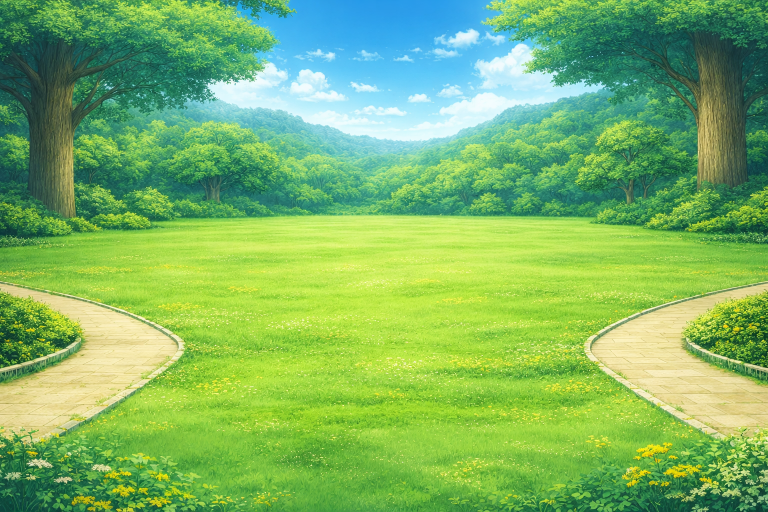
#> input picture tools/wsad/m2-tlo-bor.png, 1536 x 1024 px (shown at 1/2 size); its folder holds 5 pictures in this run
$ python miasto2_wczytaj.py
#> lines starting #> are read from the running program, lines starting #| are printed output that depends on the picture
#!/usr/bin/env python3
"""Wczytuje nowe miasto (`tools/PROMPTY-MIASTO-2.md`) do gry.

Nowe miasto ma osobne rysunki dla każdej krainy (`m2-<kraina>-<id>.png`
w `tools/wsad/`), więc nie idzie przez `frakcje_przemaluj.py` — to przemalowanie
dawało Grocie i Zboczu te same bryły co Borowi w innym odcieniu. Obróbka bryły
jest ta sama co w `wsad_wczytaj.py` (wycięcie tła, przycięcie, zmniejszenie
z wmnożoną alfą), wysokości też. Brakujący plik zostawia starą grafikę.

Idempotentny, jak reszta wczytywaczy.

    python3 tools/miasto2_wczytaj.py
"""

import numpy as np
from PIL import Image

from wsad_wczytaj import BUDYNKI, MIASTO, PAN_H, PAN_W, WSAD, dopasuj, wczytaj

KRAINY = ('bor', 'grota', 'zbocze')

#: Najszerszy płaski obiekt jako ułamek wysokości, którą ma w `BUDYNKI`.
SZER_PLASKICH = 0.9
#: Boisko sali stoi na samym przodzie w małej skali — przy 0.9 ginęło.
SZER_SALI = 1.35


def twardaAlfa(im: Image.Image) -> Image.Image:
    """Utwardza miękkie brzegi.

    Model maluje obrzeża rezerwatów mgiełką: półprzezroczyste liście i opary
    leżą na panoramie mleczną otoczką i to ona najbardziej zdradza naklejkę
    (krytyk wskazał ją jako usterkę numer jeden). Alfa poniżej progu znika,
    reszta rozciąga się do pełnej — zostaje wąski, gładki brzeg.
    """
    tab = np.asarray(im.convert('RGBA')).astype(np.float32)
    a = tab[:, :, 3] / 255.0
    tab[:, :, 3] = np.clip((a - 0.35) / 0.4, 0, 1) * 255
    return Image.fromarray(tab.astype(np.uint8), 'RGBA')


#: Pokémart rośnie piętrami jak gildia magów w Heroes 3: stopień II i III
#: to ten sam sklep z dostawionym piętrem (`m2-<f>-sklep2`, `-sklep3`,
#: PROMPTY-MIASTO-2 „Pokémart rośnie piętrami"). Bez nich — dawny rysunek
#: pierwszego stopnia, tylko większy. Wysokość w pliku: parter zostaje
#: mniej więcej tej samej szerokości, budynek rośnie w górę.
SKLEP = {'sklep1': 250, 'sklep2': 380, 'sklep3': 530}


def main() -> None:
    for f in KRAINY:
        if (WSAD / f'm2-{f}-sklep.png').exists():
            surowy = twardaAlfa(wczytaj(f'm2-{f}-sklep'))
            for nazwa, wys in SKLEP.items():
                pietro = f'm2-{f}-{nazwa}'
                zrodlo = twardaAlfa(wczytaj(pietro)) if (WSAD / f'{pietro}.png').exists() else surowy
                dopasuj(zrodlo, wys).save(MIASTO / f'{f}-{nazwa}.png')
            print(f'  {f}-sklep1..3.png')
        zrodlo = WSAD / f'm2-tlo-{f}.png'
        if zrodlo.exists():
            im = Image.open(zrodlo).convert('RGB')
#> im is the input picture: PIL image 1536x1024 RGB; mean R, G, B 124.3, 181.5, 99.7
            skala = PAN_W / im.width
#> skala = 0.625
            im = im.resize((PAN_W, round(im.height * skala)), Image.LANCZOS)
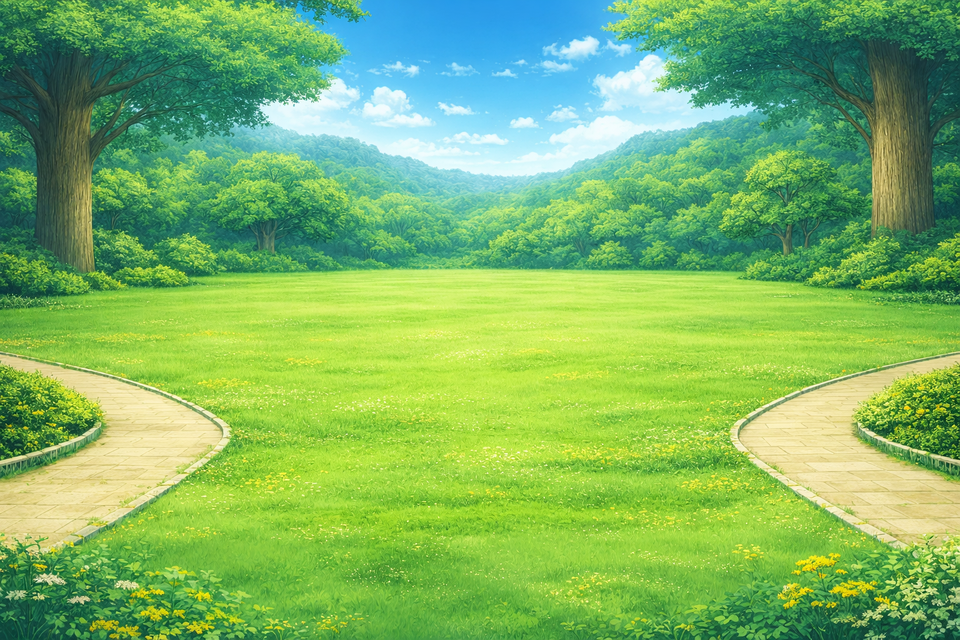
#> im: PIL image 960x640 RGB; mean R, G, B 124.3, 181.5, 99.7
            # Przycinamy z góry: niebo jest tam, gdzie i tak nic nie stoi.
            im = im.crop((0, im.height - PAN_H, PAN_W, im.height))
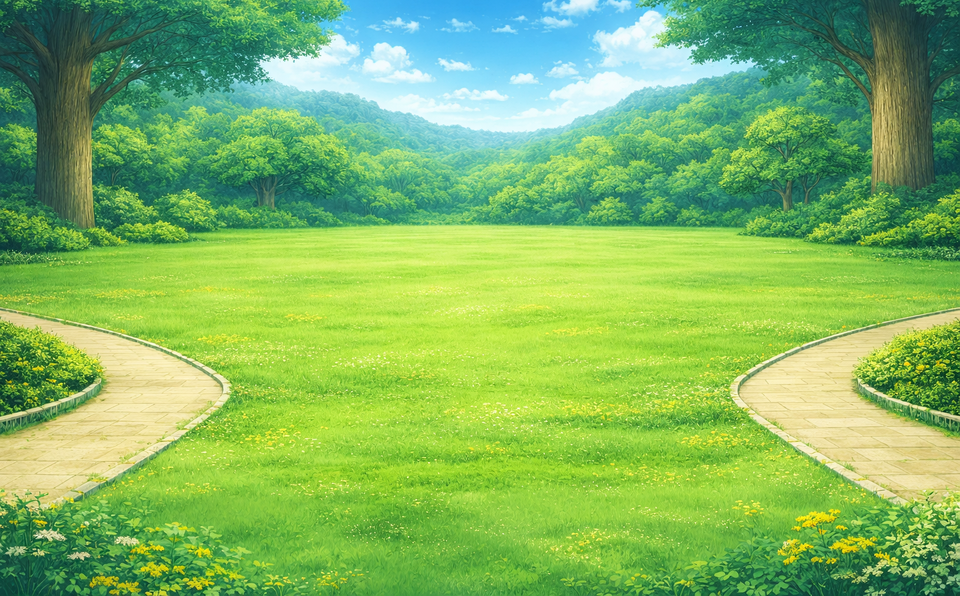
#> im: PIL image 960x596 RGB; mean R, G, B 127.9, 183.1, 97.3
            # JPG: panorama jest nieprzezroczysta (PNG ważył ~1 MB).
            im.save(MIASTO / f'tlo-{f}.jpg', quality=88, optimize=True, progressive=True)
            print(f'  tlo-{f}.jpg')
        for nazwa, wys in BUDYNKI.items():
            if not (WSAD / f'm2-{f}-{nazwa}.png').exists():
                continue
            surowy = wczytaj(f'm2-{f}-{nazwa}')
            # Rezerwaty, boisko i farma to szerokie, płaskie wysepki. Przy
            # wysokości starych brył wychodziły o połowę szersze od domów
            # i nachodziły na sąsiadów — dla nich pilnujemy też szerokości.
            if not nazwa.startswith(('ratusz', 'fort', 'centrum')):
                szer = SZER_SALI if nazwa == 'sala' else SZER_PLASKICH
                wys = min(wys, round(szer * wys * surowy.height / surowy.width))
            im = dopasuj(twardaAlfa(surowy), wys)
            im.save(MIASTO / f'{f}-{nazwa}.png')
            print(f'  {f}-{nazwa}.png  {im.width} × {im.height}')


if __name__ == '__main__':
    main()
